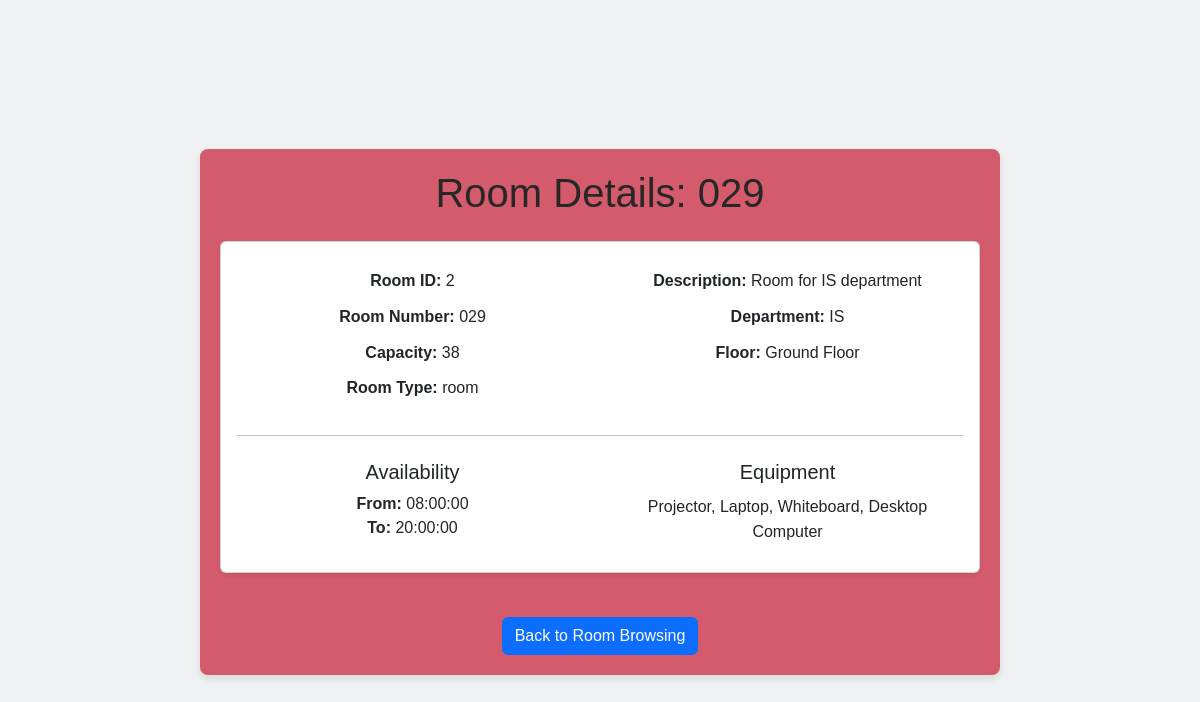
The page /room_details.php?Room_ID=2 on the database its author committed.
### tables this page shows
CREATE TABLE `rooms` (
  `number` text NOT NULL,
  `Capacity` int(11) NOT NULL,
  `Room_ID` int(11) NOT NULL,
  `Type` text NOT NULL,
  `Description` text NOT NULL,
  `floor` int(11) NOT NULL,
  `department` text NOT NULL,
  `Available_From` time NOT NULL DEFAULT '08:00:00',
  `Available_To` time NOT NULL DEFAULT '20:00:00'
);

### room_details.php (the view, shortened to what this page needs)
<?php
$host = 'localhost';
$user = 'root';
$password = '';
$dbname = 'booking_system';
try {
    $pdo = new PDO("mysql:host=$host;dbname=$dbname", $user, $password);
    $pdo->setAttribute(PDO::ATTR_ERRMODE, PDO::ERRMODE_EXCEPTION);
} catch (PDOException $e) {
    die("Database connection failed: " . $e->getMessage());
}
$roomId = isset($_GET['Room_ID']) ? intval($_GET['Room_ID']) : 0;
$query = "SELECT * FROM rooms WHERE Room_ID = ?";
$stmt = $pdo->prepare($query);
$stmt->execute([$roomId]);
$room = $stmt->fetch(PDO::FETCH_ASSOC);
$equipmentQuery = "SELECT GROUP_CONCAT(equipment.equipment_name SEPARATOR ', ') AS equipment_list
                   FROM room_equipment
                   JOIN equipment ON room_equipment.Room_equipment_id = equipment.equipment_id
                   WHERE room_equipment.room_id = ?";
$stmt2 = $pdo->prepare($equipmentQuery);
$stmt2->execute([$roomId]);
$equipment = $stmt2->fetch(PDO::FETCH_ASSOC);
    switch ($room['floor']) {
        case '0': $roomFloor = "Ground Floor" ; break;
    }
?>
<!DOCTYPE html>
<html lang="en">
<head>
    <link href="https://cdn.jsdelivr.net/npm/bootstrap@5.3.3/dist/css/bootstrap.min.css" rel="stylesheet"
 />
</head>
<body>
    <div class="container mt-4 details">
        <h1 class="text-center mb-4 details-text">Room Details: <?php echo htmlspecialchars($room['number']); ?></h1>
        <div class="card shadow-sm">
            <div class="card-body">
                <div class="row text-center">
                    <div class="col-md-6">
                        <p><strong>Room ID:</strong> <?php echo htmlspecialchars($room['Room_ID']); ?></p>
                        <p><strong>Room Number:</strong> <?php echo htmlspecialchars($room['number']); ?></p>
                        <p><strong>Capacity:</strong> <?php echo htmlspecialchars($room['Capacity']); ?></p>
                        <p><strong>Room Type:</strong> <?php echo htmlspecialchars($room['Type']); ?></p>
                    </div>
                    <div class="col-md-6">
                        <p><strong>Description:</strong> <?php echo htmlspecialchars($room['Description']); ?></p>
                        <p><strong>Department:</strong> <?php echo htmlspecialchars($room['department']); ?></p>
                        <p><strong>Floor:</strong> <?php echo htmlspecialchars($roomFloor); ?></p>
                    </div>
                </div>
                <hr class="my-4">
                <div class="row text-center">
                    <div class="col-md-6">
                        <h5 class="card-title">Availability</h5>
                        <ul class="list-unstyled">
                            <li><strong>From:</strong> <?php echo htmlspecialchars($room['Available_From']); ?></li>
                            <li><strong>To:</strong> <?php echo htmlspecialchars($room['Available_To']); ?></li>
                        </ul>
                    </div>
                    <div class="col-md-6">
                        <h5 class="card-title">Equipment</h5>
                        <p><?php echo htmlspecialchars($equipment['equipment_list'] ?: 'None'); ?></p>
                    </div>
                </div>
            </div>
        </div>
        <div class="text-center mt-4">
            <a href="index.php" class="btn btn-primary">Back to Room Browsing</a>
        </div>
    </div>
</body>
</html>

### rows shown on the page
rooms: number "029", Room_ID "2", Capacity "38", Type "room", Description "Room for IS department", department "IS", floor "Ground Floor", Available_From "08:00:00", Available_To "20:00:00"

### other values the page prints
$equipment['equipment_list'] ?: 'None' "Projector, Laptop, Whiteboard, Desktop Computer"
